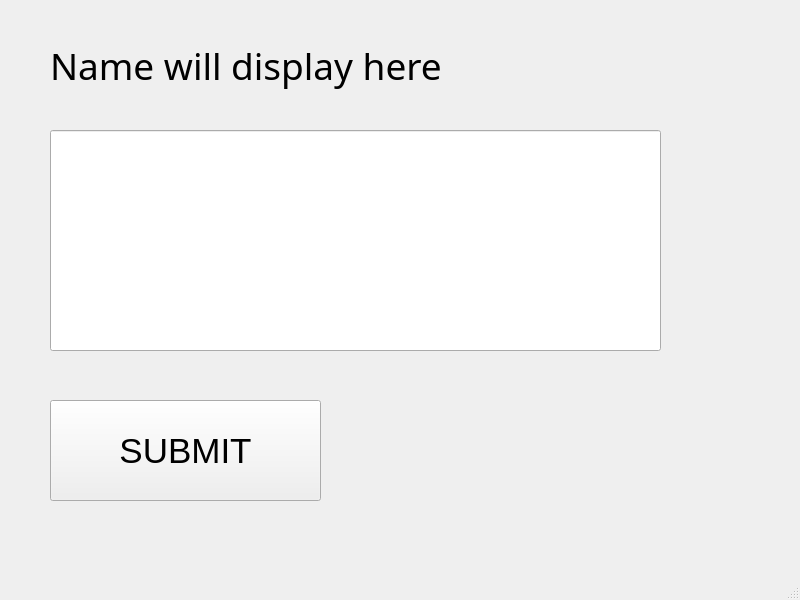
<?xml version="1.0" encoding="UTF-8"?>
<ui version="4.0">
 <class>MainWindow</class>
 <widget class="QMainWindow" name="MainWindow">
  <property name="geometry">
   <rect>
    <x>0</x>
    <y>0</y>
    <width>800</width>
    <height>600</height>
   </rect>
  </property>
  <property name="windowTitle">
   <string>MainWindow</string>
  </property>
  <widget class="QWidget" name="centralwidget">
   <widget class="QLabel" name="label">
    <property name="geometry">
     <rect>
      <x>50</x>
      <y>20</y>
      <width>631</width>
      <height>91</height>
     </rect>
    </property>
    <property name="font">
     <font>
      <family>Ink Free</family>
      <pointsize>28</pointsize>
     </font>
    </property>
    <property name="text">
     <string>Name will display here</string>
    </property>
   </widget>
   <widget class="QLineEdit" name="lineEdit">
    <property name="geometry">
     <rect>
      <x>50</x>
      <y>130</y>
      <width>611</width>
      <height>221</height>
     </rect>
    </property>
   </widget>
   <widget class="QPushButton" name="pushButton">
    <property name="geometry">
     <rect>
      <x>50</x>
      <y>400</y>
      <width>271</width>
      <height>101</height>
     </rect>
    </property>
    <property name="font">
     <font>
      <pointsize>26</pointsize>
     </font>
    </property>
    <property name="text">
     <string>SUBMIT</string>
    </property>
   </widget>
  </widget>
  <widget class="QMenuBar" name="menubar">
   <property name="geometry">
    <rect>
     <x>0</x>
     <y>0</y>
     <width>800</width>
     <height>26</height>
    </rect>
   </property>
  </widget>
  <widget class="QStatusBar" name="statusbar"/>
 </widget>
 <resources/>
 <connections/>
</ui>
